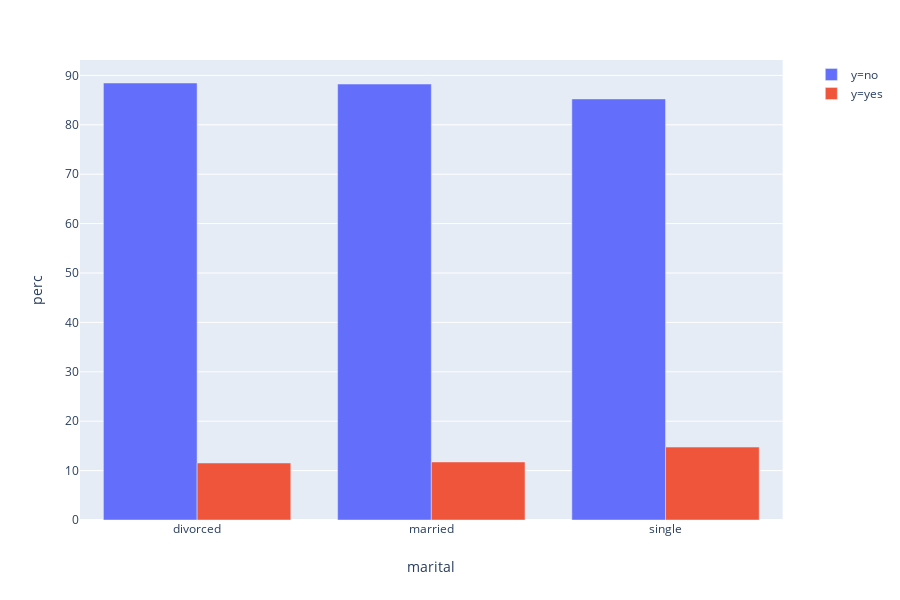

Notebook code cell kept with this figure:
### Code cell
fig_age_y1 = px.bar(x2, x='marital', y = 'perc', color = 'y', barmode = 'group')
fig_age_y1.show()

### Figure 1 — Plotly figure (JSON) as saved in the notebook; plotly's stock layout.template omitted (floating-point values rounded to 4 significant figures)
{"data": [{"alignmentgroup": "True", "hoverlabel": {"namelength": 0}, "hovertemplate": "y=no<br>marital=%{x}<br>perc=%{y}", "legendgroup": "y=no", "marker": {"color": "#636efa"}, "name": "y=no", "offsetgroup": "y=no", "orientation": "v", "showlegend": true, "textposition": "auto", "type": "bar", "x": ["divorced", "married", "single"], "xaxis": "x", "y": [88.46, 88.25, 85.24], "yaxis": "y"}, {"alignmentgroup": "True", "hoverlabel": {"namelength": 0}, "hovertemplate": "y=yes<br>marital=%{x}<br>perc=%{y}", "legendgroup": "y=yes", "marker": {"color": "#EF553B"}, "name": "y=yes", "offsetgroup": "y=yes", "orientation": "v", "showlegend": true, "textposition": "auto", "type": "bar", "x": ["divorced", "married", "single"], "xaxis": "x", "y": [11.54, 11.75, 14.76], "yaxis": "y"}], "layout": {"barmode": "group", "height": 600, "legend": {"tracegroupgap": 0}, "margin": {"t": 60}, "xaxis": {"anchor": "y", "domain": [0, 0.98], "title": {"text": "marital"}}, "yaxis": {"anchor": "x", "domain": [0, 1], "title": {"text": "perc"}}}}
